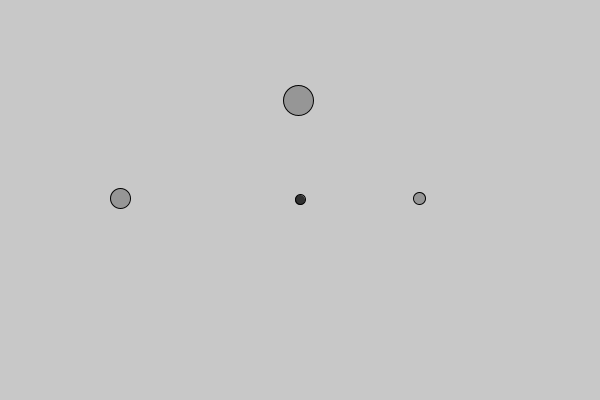
Frame 1 (no input)
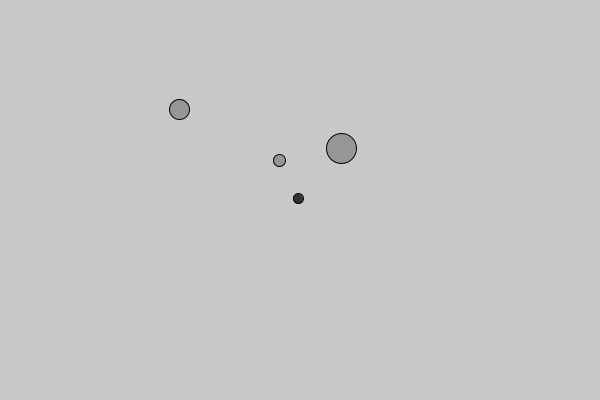
Frame 60 (the mouse pressed at the canvas centre just before this capture)
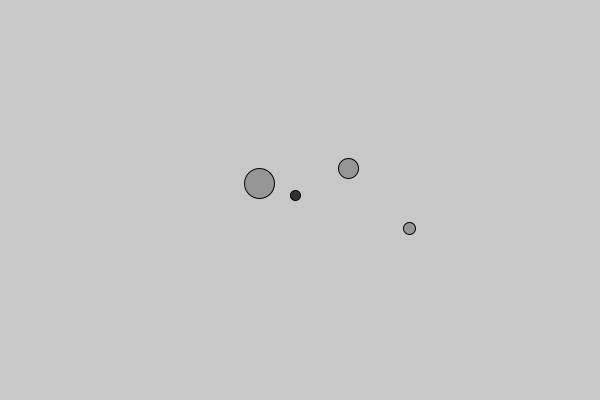
Frame 120 (the mouse held since frame 60 and released just before this capture)

The Processing sketch that drew these frames (run headless with seeded random() and noise(); from frame 60 on, the mouse is pressed at the canvas centre):

// Processing sketch: III_6_Gravity_Multiple_Objects
// ── III_6_Gravity_Multiple_Objects.pde
Mover[] m;

void setup() {
  size(600, 400);
  m = new Mover[4];
  m[0] = new Mover();
  m[1] = new Mover(1000);
  for(int i = 2; i < m.length; i++) {
    PVector pos = new PVector((1 - pow(-1, i))*width/4 + width/5,  height/2);
    m[i] = new Mover(pos, 20/i);
  }
}

void draw() {
  background(200);
  for(int i = 0; i < m.length; i++) {
    for(int j = 0; j < m.length; j++) {
      if (i != j) {
        PVector gravity = m[j].attract(m[i]);
        m[i].applyForce(gravity);
      }
    }
    println(m[i].pos.x);
    println(m[i].pos.y);
    m[i].update();
    m[i].display();
  }
}
// ── Mover.pde
class Mover {
  PVector pos;
  PVector vel;
  PVector acc;
  float mass;
  
  Mover() {
    pos = new PVector(width/2, height/4);
    vel = new PVector((2*(int)random(1, 2) - 3)*random(1, 4), 0);
    acc = new PVector(0, 0);
    mass = 15;
  }
  
  Mover(float mass) {
    pos = new PVector(width/2, height/2);
    vel = new PVector(0, 0);
    acc = new PVector(0, 0);
    this.mass = mass;
  }
  
  Mover(PVector pos, float mass) {
    this.pos = new PVector();
    this.pos = pos.copy();
    vel = new PVector(0,(2*(int)random(1, 2) - 3)*random(1, 4));
    acc = new PVector(0, 0);
    this.mass = mass;
  }
  
  PVector attract(Mover m) {
    float G = 1;
    PVector force = PVector.sub(pos, m.pos);
    float dsq = force.magSq(); 
    force.normalize();
    
    float strength = (G * mass * m.mass) / dsq;
    force.mult(strength);
    
    return force;
  }
  
  void applyForce(PVector force) {
    PVector f = PVector.div(force, mass);
    acc.add(f);
  }
  
  void update() {
    vel.add(acc);
    pos.add(vel);
    acc.mult(0);
  }
  
  void edges() {
    if(pos.x > width || pos.x < 0) vel.x = -vel.x;
    if(pos.y > height || pos.y < 0) vel.y = -vel.y;
  }
  
  void display() {
    stroke(2);
    if(mass > 500) {
      fill(50);
      ellipse(pos.x, pos.y, mass/100, mass/100);
    }
    else {
      fill(150);
      ellipse(pos.x, pos.y, mass*2, mass*2);
    }
  }
}
